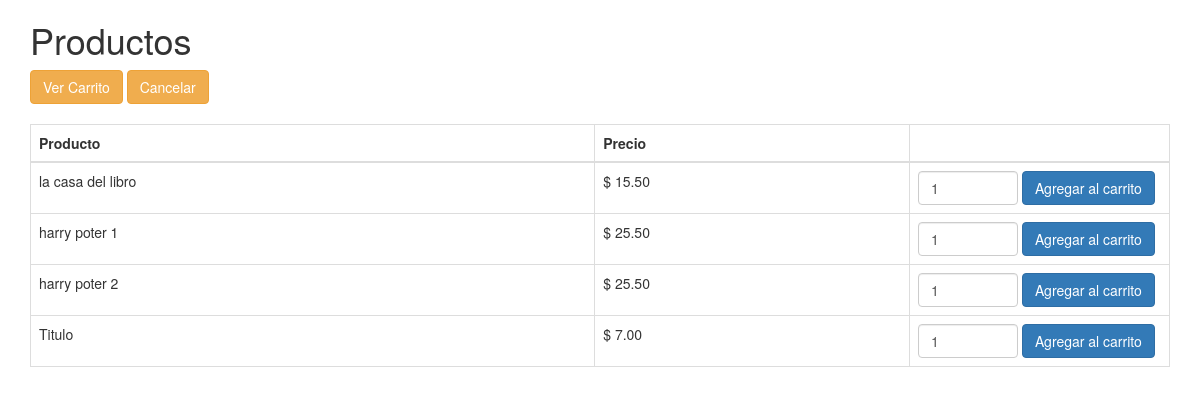
Page /source/productos.php on the committed database.
### tables this page shows
CREATE TABLE `libros` (
  `id` int(11) NOT NULL,
  `Titulo` varchar(255) NOT NULL,
  `Autor` varchar(255) NOT NULL,
  `Editorial` varchar(255) NOT NULL,
  `Fecha_publicacion` date NOT NULL,
  `Genero` varchar(255) NOT NULL,
  `Precio` decimal(10,2) NOT NULL,
  `Imagen` varchar(255) NOT NULL,
  `Descripción` text NOT NULL
);

### source/productos.php (the view, shortened to what this page needs)
<?php
 $conn=conect();
?>
<!DOCTYPE html>
<html>
<head>
	<link rel="stylesheet" type="text/css" href="./css/bootstrap.min.css">
</head>
<body>
<div class="container">
	<div class="row">
		<div class="col-md-12">
			<h1>Productos</h1>
			<a href="./carrito.php" class="btn btn-warning">Ver Carrito</a>
			<a href="./indexC.php" class="btn btn-warning">Cancelar</a>
			<br><br>
<?php
$products = $conn->query("SELECT * FROM libros");
?>
<table class="table table-bordered">
<thead>
	<th>Producto</th>
	<th>Precio</th>
	<th></th>
</thead>
<?php
while($r=$products->fetch_object()):?>
<tr>
	<td><?php echo $r->Titulo;?></td>
	<td>$ <?php echo $r->Precio; ?></td>
	<td style="width:260px;">
	<?php
	$found = false;
	?>
	<?php if($found):?>
		<a href="carrito.php" class="btn btn-info">Agregado</a>
	<?php else:?>
	<form class="form-inline" method="post" action="./phpc/addCarrito.php">
	  <div class="form-group">
	    <input type="number" name="q" value="1" style="width:100px;" min="1" class="form-control" placeholder="Cantidad">
	  </div>
	  <button type="submit" class="btn btn-primary">Agregar al carrito</button>
	</form>
	<?php endif; ?>
	</td>
</tr>
<?php endwhile; ?>
</table>
		</div>
	</div>
</div>
</body>
</html>

### rows in the picture
libros: Titulo "la casa del libro", Precio "15.50"
libros: Titulo "harry poter 1", Precio "25.50"
libros: Titulo "harry poter 2", Precio "25.50"
libros: Titulo "Titulo", Precio "7.00"
